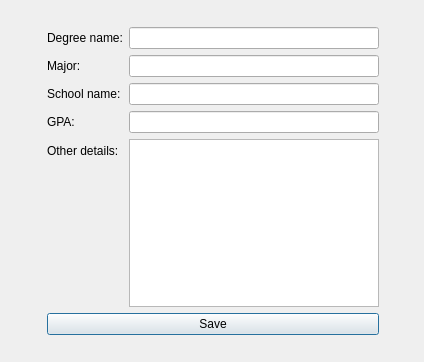
<?xml version="1.0" encoding="UTF-8"?>
<ui version="4.0">
 <class>add_education</class>
 <widget class="QDialog" name="add_education">
  <property name="geometry">
   <rect>
    <x>0</x>
    <y>0</y>
    <width>424</width>
    <height>362</height>
   </rect>
  </property>
  <property name="windowTitle">
   <string>Dialog</string>
  </property>
  <layout class="QGridLayout" name="gridLayout">
   <item row="1" column="2">
    <spacer name="horizontalSpacer_2">
     <property name="orientation">
      <enum>Qt::Horizontal</enum>
     </property>
     <property name="sizeHint" stdset="0">
      <size>
       <width>40</width>
       <height>20</height>
      </size>
     </property>
    </spacer>
   </item>
   <item row="1" column="0">
    <spacer name="horizontalSpacer">
     <property name="orientation">
      <enum>Qt::Horizontal</enum>
     </property>
     <property name="sizeHint" stdset="0">
      <size>
       <width>40</width>
       <height>20</height>
      </size>
     </property>
    </spacer>
   </item>
   <item row="2" column="1">
    <spacer name="verticalSpacer">
     <property name="orientation">
      <enum>Qt::Vertical</enum>
     </property>
     <property name="sizeHint" stdset="0">
      <size>
       <width>20</width>
       <height>40</height>
      </size>
     </property>
    </spacer>
   </item>
   <item row="1" column="1">
    <layout class="QVBoxLayout" name="verticalLayout">
     <property name="spacing">
      <number>6</number>
     </property>
     <property name="sizeConstraint">
      <enum>QLayout::SetDefaultConstraint</enum>
     </property>
     <property name="leftMargin">
      <number>2</number>
     </property>
     <item>
      <layout class="QFormLayout" name="formLayout">
       <item row="0" column="0">
        <widget class="QLabel" name="label_2">
         <property name="text">
          <string>Degree name:</string>
         </property>
        </widget>
       </item>
       <item row="0" column="1">
        <widget class="QLineEdit" name="lineEdit_degree"/>
       </item>
       <item row="1" column="0">
        <widget class="QLabel" name="label_3">
         <property name="text">
          <string>Major:</string>
         </property>
        </widget>
       </item>
       <item row="1" column="1">
        <widget class="QLineEdit" name="lineEdit_major"/>
       </item>
       <item row="2" column="0">
        <widget class="QLabel" name="label_4">
         <property name="text">
          <string>School name:</string>
         </property>
        </widget>
       </item>
       <item row="2" column="1">
        <widget class="QLineEdit" name="lineEdit_school"/>
       </item>
       <item row="3" column="0">
        <widget class="QLabel" name="label_5">
         <property name="text">
          <string>GPA:</string>
         </property>
        </widget>
       </item>
       <item row="3" column="1">
        <widget class="QLineEdit" name="lineEdit_gpa"/>
       </item>
       <item row="4" column="0">
        <widget class="QLabel" name="label_6">
         <property name="text">
          <string>Other details:</string>
         </property>
        </widget>
       </item>
       <item row="4" column="1">
        <widget class="QTextEdit" name="textEdit_other"/>
       </item>
      </layout>
     </item>
     <item>
      <widget class="QPushButton" name="pushButton">
       <property name="text">
        <string>Save</string>
       </property>
      </widget>
     </item>
    </layout>
   </item>
   <item row="0" column="1">
    <spacer name="verticalSpacer_2">
     <property name="orientation">
      <enum>Qt::Vertical</enum>
     </property>
     <property name="sizeHint" stdset="0">
      <size>
       <width>20</width>
       <height>40</height>
      </size>
     </property>
    </spacer>
   </item>
  </layout>
 </widget>
 <resources/>
 <connections/>
</ui>
